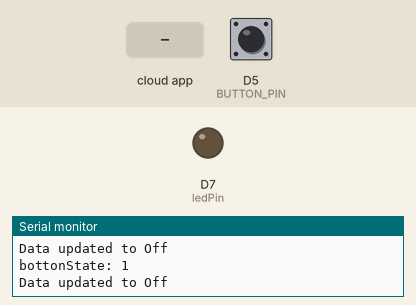
This sketch was run on a simulated ESP8266 (NodeMCU). Shown: output pins drawn as LEDs (lit = HIGH), the last lines printed to the serial monitor. The test bench sets the inputs (shaded band); at power-on: D5 (BUTTON_PIN) HIGH. WiFi joins after 1.5 s; servers stay silent unless stated; the Firebase database answers and starts empty.

Above: at 2.7 s.
2.8 s: the phone or cloud app sets TEST to On
At 4.0 s:
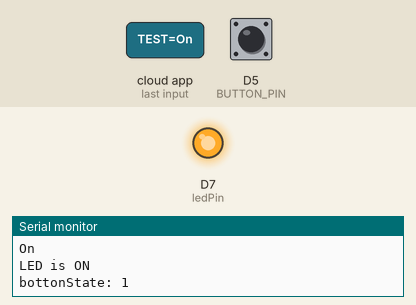
6.1 s: the phone or cloud app sets TEST to Off
At 6.7 s:
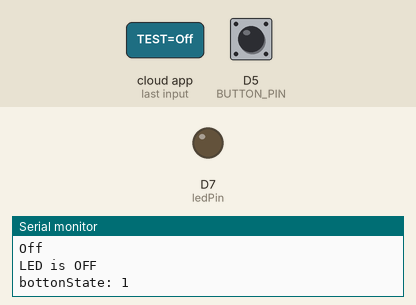
Timing chart, 0 to 9.1 s (numbered marks = the images above; inputs shaded):
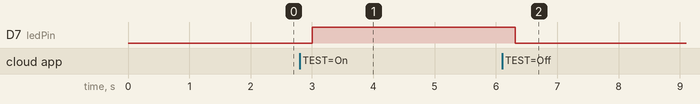

Measured:
- after the input at 2.8 s, D7 (ledPin): LOW → HIGH after 0.21 s
- after the input at 6.1 s, D7 (ledPin): HIGH → LOW after 0.21 s

The sketch:

Code.ino
```cpp
#include <ESP8266WiFi.h>            // ESP8266용
#include <FirebaseESP8266.h>         // Firebase 라이브러리

#define BUTTON_PIN D5  // 버튼 핀 번호

// WiFi 네트워크 정보
const char* ssid = "LeetaeSky";
const char* password = "leolee11";
// LED 핀 번호
const int ledPin = D7;

// Firebase 프로젝트 정보
#define FIREBASE_HOST "silvercare-84496-default-rtdb.firebaseio.com"   // Firebase URL
#define FIREBASE_AUTH "zsJMptCdlJKjgAnJZanqtAtSQ4gAtchIWvBt33VI"    // Firebase 인증 토큰

// Firebase 객체 생성
FirebaseData firebaseData;


void setup() {
  Serial.begin(115200);
  pinMode(ledPin, OUTPUT); // LED 핀 설정
  pinMode(BUTTON_PIN, INPUT_PULLUP); // 버튼 핀을 풀업 입력 모드로 설정함

  // WiFi 연결
  WiFi.begin(ssid, password);
  Serial.print("Connecting to Wi-Fi");
  while (WiFi.status() != WL_CONNECTED) {
    Serial.print(".");
    delay(500);
  }
  Serial.println("Connected to Wi-Fi");

  // Firebase 초기화
  Firebase.begin(FIREBASE_HOST, FIREBASE_AUTH);
  Firebase.reconnectWiFi(true);

  Serial.println("Enter 1 to set 'TEST' key to 'On' or 0 to set 'TEST' key to 'Off'");
}

void loop() {
  //Serial 모니터 Firebase update
  if (Serial.available()) {
    char input = Serial.read();  // Serial Monitor로부터 입력값을 받음

    if (input == '1') {
      updateFirebaseData("TEST", "On");  // '1' 입력 시 "TEST" 값을 "On"으로 변경
    }
    else if (input == '0') {
      updateFirebaseData("TEST", "Off"); // '0' 입력 시 "TEST" 값을 "Off"로 변경
    }
  }
  // 버튼 동작: 버튼 누르면 -> Test 1로 변경, 아니면 => TEST OFF
  int buttonState = digitalRead(BUTTON_PIN); // 버튼의 현재 상태 읽음
    Serial.print("bottonState: ");
    Serial.println(buttonState);
    if (buttonState == 0) {   // 버튼이 눌렸을 때 (LOW 상태)
      updateFirebaseData("TEST", "On");
    } else {                      // 버튼이 눌리지 않았을 때
      updateFirebaseData("TEST", "Off"); // '0' 입력 시 "TEST" 값을 "Off"로 변경
    }


  // Firebase에서 "TEST" 값 확인 및 LED 제어
  if (Firebase.getString(firebaseData, "/TEST")) {
    String value = firebaseData.stringData();
    Serial.println(value);
    if (value == "On") {
      digitalWrite(ledPin, HIGH);
      Serial.println("LED is ON");
    } else if (value == "Off") {
      digitalWrite(ledPin, LOW);
      Serial.println("LED is OFF");
    }
  } else {
    Serial.print("Failed to get data: ");
    Serial.println(firebaseData.errorReason());
  }
}
// Firebase 데이터 업데이트 함수
void updateFirebaseData(String path, String value) {
  if (Firebase.setString(firebaseData, path, value)) {
    Serial.print("Data updated to ");
    Serial.println(value);
  } else {
    Serial.print("Failed to update data: ");
    Serial.println(firebaseData.errorReason());
  }
}
```
